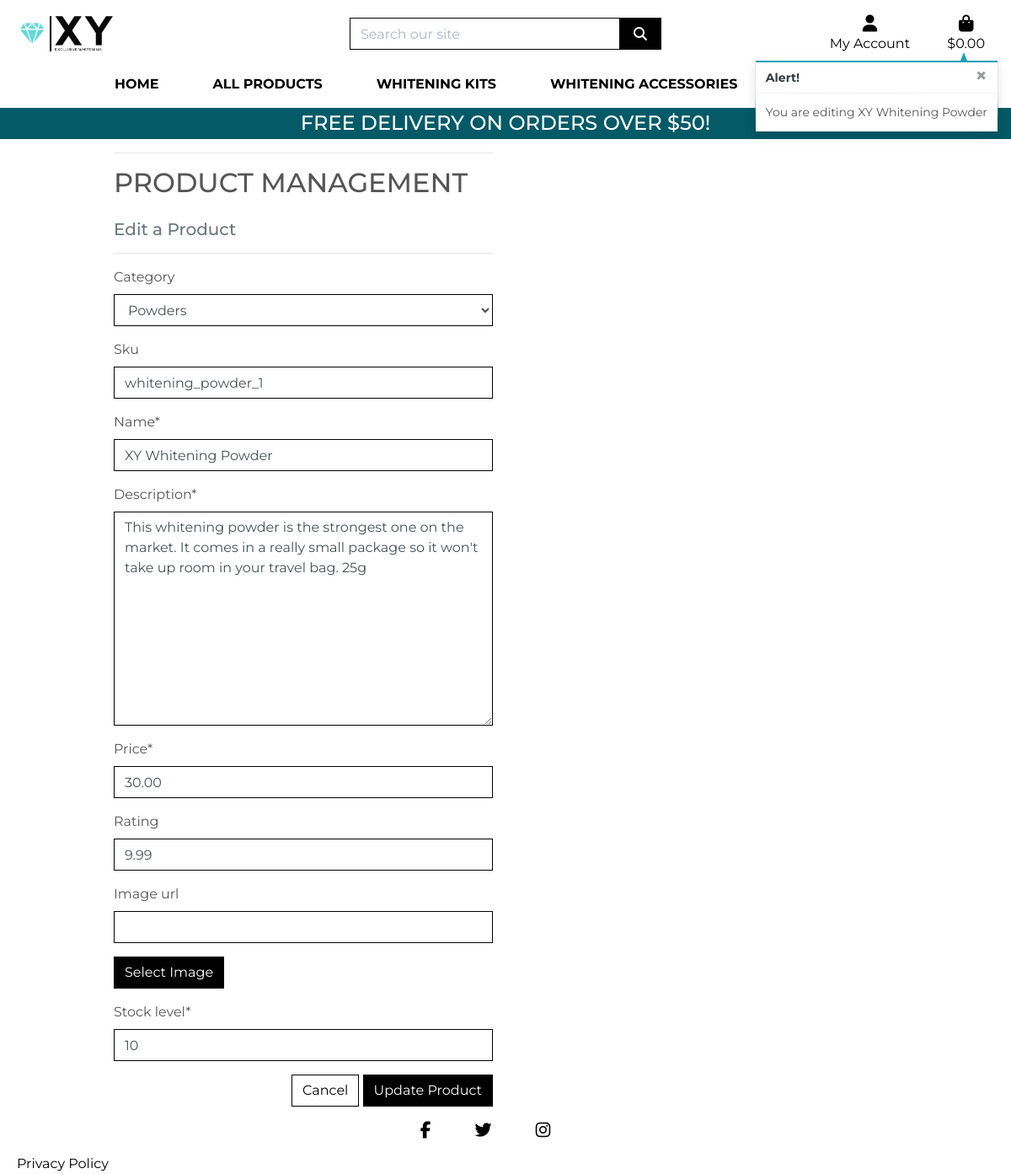
Before: /products/edit/4/ (signed in) with the older database file.
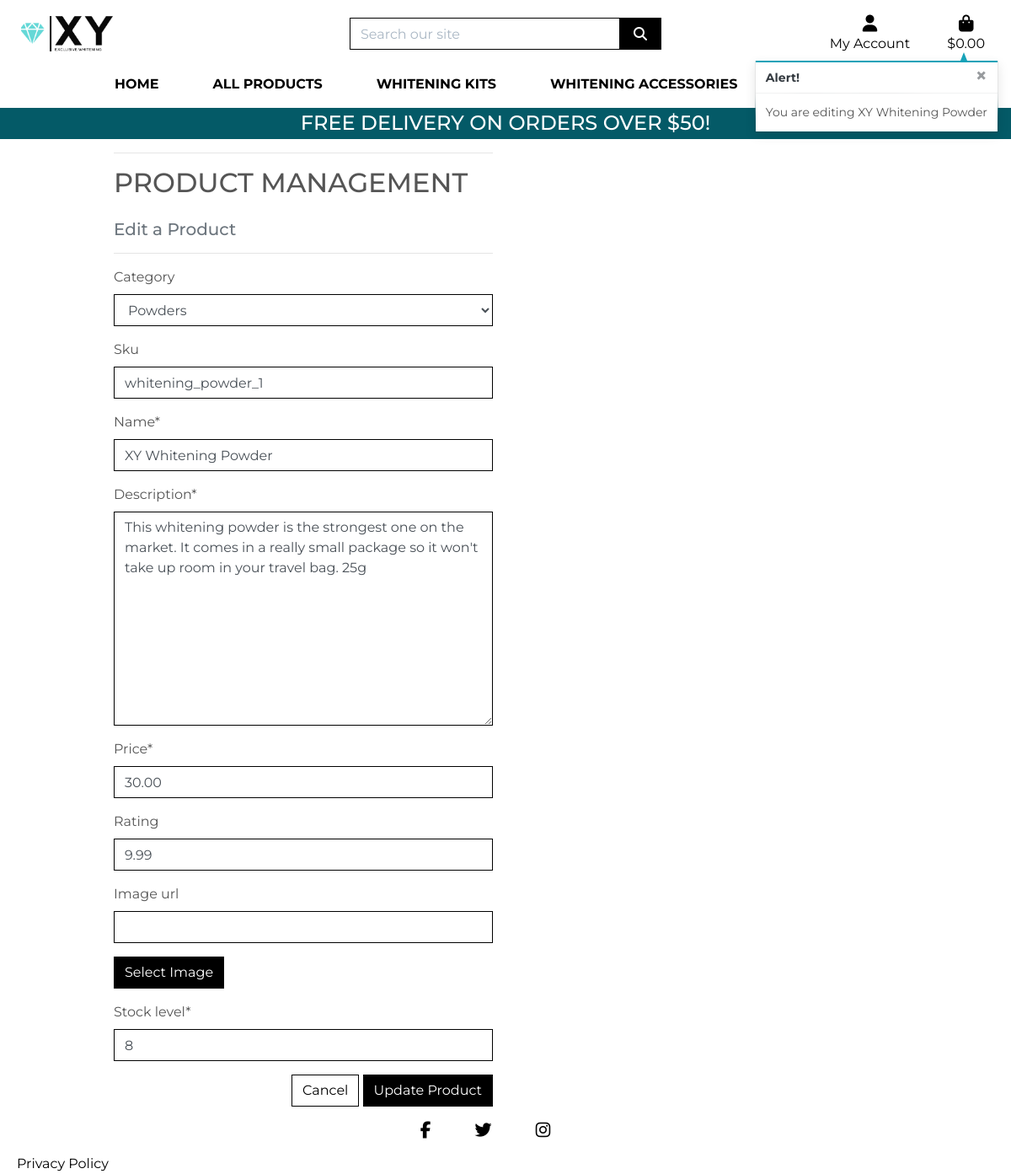
After: the same page with the newer database file.
### products/models.py (models this page shows, shortened)
class Product(models.Model):
    category = models.ForeignKey('Category', null=True, blank=True, on_delete=models.SET_NULL)
    sku = models.CharField(max_length=254, null=True, blank=True)
    name = models.CharField(max_length=254)
    description = models.TextField()
    price = models.DecimalField(max_digits=6, decimal_places=2)
    rating = models.DecimalField(max_digits=6, decimal_places=2, null=True, blank=True)
    image_url = models.URLField(max_length=1024, null=True, blank=True)
    image = models.ImageField(null=True, blank=True)
    stock_level = models.IntegerField(default=10)

### products/views.py (the view)
# urls.py: path('edit/<int:product_id>/', views.edit_product, name='edit_product'),
@login_required
def edit_product(request, product_id):
    if not request.user.is_superuser:
        messages.error(request, 'Sorry, only store owners can do that.')
        return redirect(reverse('home'))
    product = get_object_or_404(Product, pk=product_id)
    if request.method == 'POST':
        form = ProductForm(request.POST, request.FILES, instance=product)
        if form.is_valid():
            form.save()
            messages.success(request, 'Successfully updated product!')
            return redirect(reverse('product_detail', args=[product.id]))
        else:
            messages.error(request, 'Failed to update product. Please ensure the form is valid.')
    else:
        form = ProductForm(instance=product)
        messages.info(request, f'You are editing {product.name}')
    template = 'products/edit_product.html'
    context = {
        'form': form,
        'product': product,
    }
    return render(request, template, context)

### products/forms.py
class ProductForm(forms.ModelForm):
    class Meta:
        model = Product
        fields = '__all__'
    image = forms.ImageField(label='Image', required=False, widget=CustomClearableFileInput)
    def __init__(self, *args, **kwargs):
        super().__init__(*args, **kwargs)
        categories = Category.objects.all()
        friendly_names = [(c.id, c.get_friendly_name()) for c in categories]
        self.fields['category'].choices = friendly_names
        for field_name, field in self.fields.items():
            field.widget.attrs['class'] = 'border-black rounded-0'

### exclusive_whitening/context_processors.py (called while the page is built)
def media(request):
    return {'MEDIA_URL': settings.MEDIA_URL}

### products/models.py (called while the page is built)
    def get_friendly_name(self):
        return self.friendly_name

### products/templates/products/edit_product.html (shortened to what this page needs)
{% extends "base.html" %}
{% load static %}
{% block content %}
<div class="overlay"></div>
<div class="container">
    <div class="row">
        <div class="col-12 col-md-6">
            <hr>
            <h2 class="logo-font mb-4">Product Management</h2>
            <h5 class="text-muted">Edit a Product</h5>
            <hr>
        </div>
    </div>
    <div class="row">
        <div class="col-12 col-md-6">
            <form method="POST" action="{% url 'edit_product' product.id %}" class="form mb-2"
                enctype="multipart/form-data">
                {% for field in form %}
                {% if field.name != 'image' %}
                {{ field | as_crispy_field }}
                {% else %}
                {{ field }}
                {% endif %}
                {% endfor %}
                <div class="text-right">
                    <a class="btn btn-outline-black rounded-0" href="{% url 'products' %}">Cancel</a>
                    <button class="btn btn-black rounded-0" type="submit">Update Product</button>
                </div>
            </form>
        </div>
    </div>
</div>
{% endblock %}

Changed rows visible on the page:
changed Product "Powders": stock_level "10" → "8"
